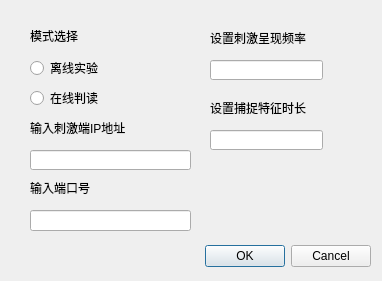
<?xml version="1.0" encoding="UTF-8"?>
<ui version="4.0">
 <class>dialog</class>
 <widget class="QDialog" name="dialog">
  <property name="geometry">
   <rect>
    <x>0</x>
    <y>0</y>
    <width>382</width>
    <height>281</height>
   </rect>
  </property>
  <property name="windowTitle">
   <string>Dialog</string>
  </property>
  <widget class="QDialogButtonBox" name="buttonBox">
   <property name="geometry">
    <rect>
     <x>30</x>
     <y>240</y>
     <width>341</width>
     <height>32</height>
    </rect>
   </property>
   <property name="orientation">
    <enum>Qt::Horizontal</enum>
   </property>
   <property name="standardButtons">
    <set>QDialogButtonBox::Cancel|QDialogButtonBox::Ok</set>
   </property>
  </widget>
  <widget class="QRadioButton" name="radioButton">
   <property name="geometry">
    <rect>
     <x>30</x>
     <y>60</y>
     <width>89</width>
     <height>16</height>
    </rect>
   </property>
   <property name="text">
    <string>离线实验</string>
   </property>
  </widget>
  <widget class="QRadioButton" name="radioButton_2">
   <property name="geometry">
    <rect>
     <x>30</x>
     <y>90</y>
     <width>89</width>
     <height>16</height>
    </rect>
   </property>
   <property name="text">
    <string>在线判读</string>
   </property>
  </widget>
  <widget class="QLabel" name="label">
   <property name="geometry">
    <rect>
     <x>30</x>
     <y>30</y>
     <width>54</width>
     <height>12</height>
    </rect>
   </property>
   <property name="text">
    <string>模式选择</string>
   </property>
  </widget>
  <widget class="QLabel" name="label_2">
   <property name="geometry">
    <rect>
     <x>30</x>
     <y>120</y>
     <width>101</width>
     <height>16</height>
    </rect>
   </property>
   <property name="text">
    <string>输入刺激端IP地址</string>
   </property>
  </widget>
  <widget class="QLabel" name="label_3">
   <property name="geometry">
    <rect>
     <x>30</x>
     <y>180</y>
     <width>91</width>
     <height>16</height>
    </rect>
   </property>
   <property name="text">
    <string>输入端口号</string>
   </property>
  </widget>
  <widget class="QLineEdit" name="ipaddr">
   <property name="geometry">
    <rect>
     <x>30</x>
     <y>150</y>
     <width>161</width>
     <height>20</height>
    </rect>
   </property>
  </widget>
  <widget class="QLineEdit" name="lineEdit_2">
   <property name="geometry">
    <rect>
     <x>30</x>
     <y>210</y>
     <width>161</width>
     <height>21</height>
    </rect>
   </property>
  </widget>
  <widget class="QLineEdit" name="hz">
   <property name="geometry">
    <rect>
     <x>210</x>
     <y>60</y>
     <width>113</width>
     <height>20</height>
    </rect>
   </property>
  </widget>
  <widget class="QLabel" name="label_4">
   <property name="geometry">
    <rect>
     <x>210</x>
     <y>30</y>
     <width>101</width>
     <height>16</height>
    </rect>
   </property>
   <property name="text">
    <string>设置刺激呈现频率</string>
   </property>
  </widget>
  <widget class="QLabel" name="label_5">
   <property name="geometry">
    <rect>
     <x>210</x>
     <y>100</y>
     <width>101</width>
     <height>16</height>
    </rect>
   </property>
   <property name="text">
    <string>设置捕捉特征时长</string>
   </property>
  </widget>
  <widget class="QLineEdit" name="eeglen">
   <property name="geometry">
    <rect>
     <x>210</x>
     <y>130</y>
     <width>113</width>
     <height>20</height>
    </rect>
   </property>
  </widget>
 </widget>
 <resources/>
 <connections>
  <connection>
   <sender>buttonBox</sender>
   <signal>accepted()</signal>
   <receiver>dialog</receiver>
   <slot>accept()</slot>
   <hints>
    <hint type="sourcelabel">
     <x>248</x>
     <y>254</y>
    </hint>
    <hint type="destinationlabel">
     <x>157</x>
     <y>274</y>
    </hint>
   </hints>
  </connection>
  <connection>
   <sender>buttonBox</sender>
   <signal>rejected()</signal>
   <receiver>dialog</receiver>
   <slot>reject()</slot>
   <hints>
    <hint type="sourcelabel">
     <x>316</x>
     <y>260</y>
    </hint>
    <hint type="destinationlabel">
     <x>286</x>
     <y>274</y>
    </hint>
   </hints>
  </connection>
 </connections>
</ui>
